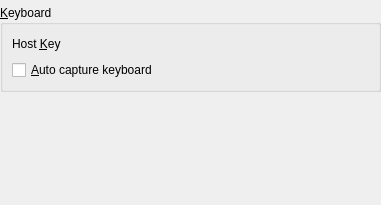
<ui version="4.0" >
 <comment>
 VBox frontends: Qt4 GUI ("VirtualBox"):

 Copyright (C) 2008 Sun Microsystems, Inc.

 This file is part of VirtualBox Open Source Edition (OSE), as
 available from http://www.virtualbox.org. This file is free software;
 you can redistribute it and/or modify it under the terms of the GNU
 General Public License (GPL) as published by the Free Software
 Foundation, in version 2 as it comes in the "COPYING" file of the
 VirtualBox OSE distribution. VirtualBox OSE is distributed in the
 hope that it will be useful, but WITHOUT ANY WARRANTY of any kind.

 Please contact Sun Microsystems, Inc., 4150 Network Circle, Santa
 Clara, CA 95054 USA or visit http://www.sun.com if you need
 additional information or have any questions.
 </comment>
 <class>VBoxGlobalSettingsInput</class>
 <widget class="QWidget" name="VBoxGlobalSettingsInput" >
  <property name="geometry" >
   <rect>
    <x>0</x>
    <y>0</y>
    <width>381</width>
    <height>205</height>
   </rect>
  </property>
  <layout class="QVBoxLayout" >
   <property name="leftMargin" >
    <number>0</number>
   </property>
   <property name="topMargin" >
    <number>5</number>
   </property>
   <property name="rightMargin" >
    <number>0</number>
   </property>
   <property name="bottomMargin" >
    <number>0</number>
   </property>
   <item>
    <widget class="QGroupBox" name="mGbInput" >
     <property name="title" >
      <string>&amp;Keyboard</string>
     </property>
     <layout class="QVBoxLayout" >
      <item>
       <layout class="QHBoxLayout" >
        <item>
         <widget class="QLabel" name="mLbHostKey" >
          <property name="text" >
           <string>Host &amp;Key</string>
          </property>
          <property name="buddy" >
           <cstring>mHeHostKey</cstring>
          </property>
         </widget>
        </item>
        <item>
         <widget class="QIHotKeyEdit" name="mHeHostKey" >
          <property name="whatsThis" >
           <string>Displays the key used as a Host Key in the VM window. Activate the entry field and press a new Host Key. Note that alphanumeric, cursor movement and editing keys cannot be used as a Host Key.</string>
          </property>
         </widget>
        </item>
        <item>
         <spacer>
          <property name="orientation" >
           <enum>Qt::Horizontal</enum>
          </property>
          <property name="sizeHint" >
           <size>
            <width>0</width>
            <height>20</height>
           </size>
          </property>
         </spacer>
        </item>
       </layout>
      </item>
      <item>
       <widget class="QCheckBox" name="mCbAutoGrab" >
        <property name="whatsThis" >
         <string>When checked, the keyboard is automatically captured every time the VM window is activated. When the keyboard is captured, all keystrokes (including system ones like Alt-Tab) are directed to the VM.</string>
        </property>
        <property name="text" >
         <string>&amp;Auto capture keyboard</string>
        </property>
       </widget>
      </item>
     </layout>
    </widget>
   </item>
   <item>
    <spacer>
     <property name="orientation" >
      <enum>Qt::Vertical</enum>
     </property>
     <property name="sizeHint" >
      <size>
       <width>20</width>
       <height>0</height>
      </size>
     </property>
    </spacer>
   </item>
  </layout>
 </widget>
 <customwidgets>
  <customwidget>
   <class>QIHotKeyEdit</class>
   <extends>QLabel</extends>
   <header>QIHotKeyEdit.h</header>
  </customwidget>
 </customwidgets>
 <resources/>
 <connections/>
</ui>
